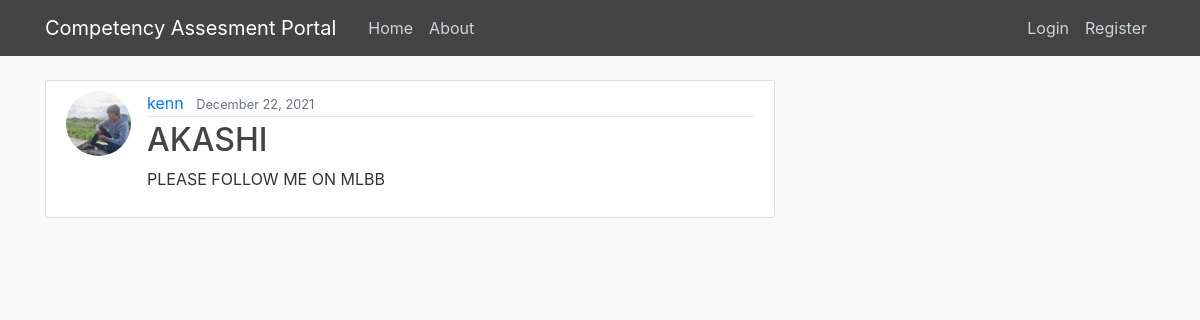
The app's page /post/2/ with its own data.
### blog/models.py (models this page shows, shortened)
class Post(models.Model):
    title = models.CharField(max_length=100)
    content = models.TextField()
    date_posted = models.DateTimeField(default=timezone.now)
    author = models.ForeignKey(User, on_delete=models.CASCADE)

### users/models.py (models this page shows, shortened)
class Profile(models.Model):
    user = models.OneToOneField(User, on_delete=models.CASCADE)
    image = models.ImageField(default='default.jpg', upload_to='profile_pics')

### blog/views.py (the view)
# urls.py: path('post/<int:pk>/', PostDetailView.as_view(), name='post-detail'),
class PostDetailView(DetailView):
    model = Post

### blog/Templates/blog/post_detail.html (shortened to what this page needs)
{% extends "blog/base.html" %}
{% block content %}
  <article class="media content-section">
    <img class="rounded-circle article-img" src="{{ object.author.profile.image.url }}">
    <div class="media-body">
      <div class="article-metadata">
        <a class="mr-2" href="{% url 'user-posts' object.author.username %}">{{ object.author }}</a>
        <small class="text-muted">{{ object.date_posted|date:"F d, Y" }}</small>
      </div>
      <h2 class="article-title">{{ object.title }}</h2>
      <p class="article-content">{{ object.content }}
      </p>
    </div>
  </article>
{% endblock content %}

### blog/static/blog/main.css (style rules this page uses)
body { background: #fafafa; color: #333333; margin-top: 5rem; }
h1, h2, h3, h4, h5, h6 { color: #444444; }
.content-section { background: #ffffff; padding: 10px 20px; border: 1px solid #dddddd; border-radius: 3px; margin-bottom: 20px; }
.article-title { color: #444444; }
.article-content { white-space: pre-line; }
.article-img { height: 65px; width: 65px; margin-right: 16px; }
.article-metadata { padding-bottom: 1px; margin-bottom: 4px; border-bottom: 1px solid #e3e3e3 }

### records on screen
Post: author.profile.image (picture), author "kenn", date_posted "December 22, 2021", title "AKASHI", content "PLEASE FOLLOW ME ON MLBB"
